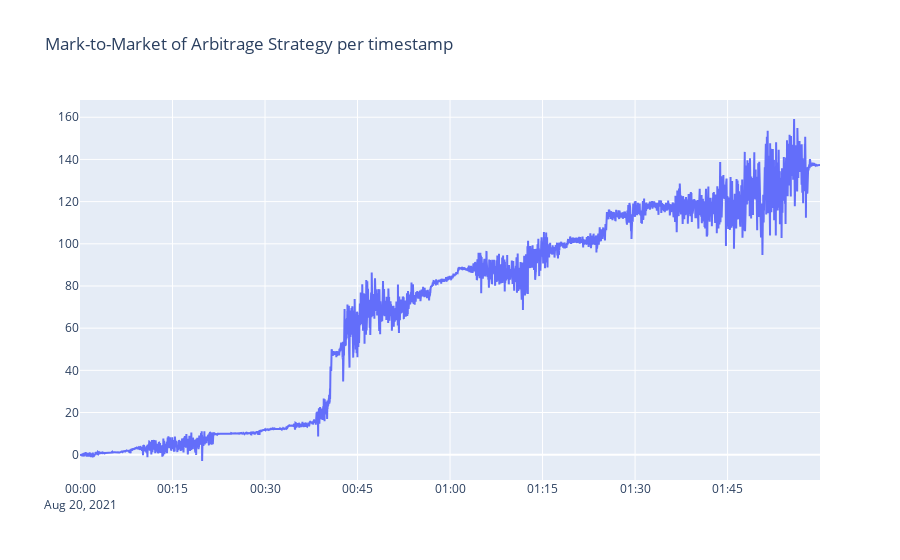

Here is the notebook cell this chart was saved with:
### Code cell
v.plot_line(mo_report["P&L"], title="Mark-to-Market of Arbitrage Strategy per timestamp")

### Figure 1 — Plotly figure (JSON) as saved in the notebook; plotly's stock layout.template omitted (floating-point values rounded to 4 significant figures; data arrays with more than 128 entries replaced by an {"elided": "..."} marker saying what was removed)
{"data": [{"name": "P&L", "type": "scatter", "x": {"elided": "7200 str values"}, "y": {"elided": "7200 float values"}}], "layout": {"title": {"text": "Mark-to-Market of Arbitrage Strategy per timestamp <br><sup></sup>"}, "xaxis": {"title": {"text": ""}}, "yaxis": {"title": {"text": ""}}}}
